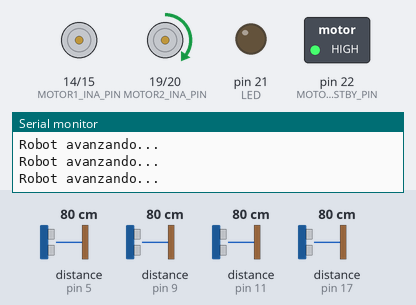
A sketch run on a simulated Arduino Mega 2560, built with avr-gcc and run on an emulated ATmega2560. Parts: motor-driver pin pairs drawn as motors (green arrow = first pin HIGH = forward, orange = second pin HIGH = backward, longer = more drive, scaled by the enable pin, stopped while the standby pin is LOW), switched loads named in the sketch (green lamp = pin HIGH), output pins drawn as LEDs (lit = HIGH), the last lines printed to the serial monitor. Wiring (inferred from the names in the program): 4 × ultrasonic range finder: trigger pin 4, echo pin 5 / trigger pin 8, echo pin 9 / trigger pin 10, echo pin 11 / trigger pin 12, echo pin 17. The test bench sets the inputs (shaded band); at power-on: distance to the obstacle (sensors on pin 9, pin 5, pin 11, pin 17) 80 cm. The echo pulse lasts 58.3 µs per cm; pins used as bus, display or sensor lines are not drawn.

Above: at 1.2 s.
1.3 s: distance to the obstacle (sensor on pin 9) set to 2 cm
At 1.84 s:
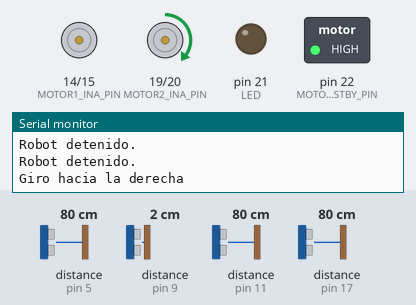
4.3 s: distance to the obstacle (sensor on pin 9) set to 11 cm
At 4.56 s:
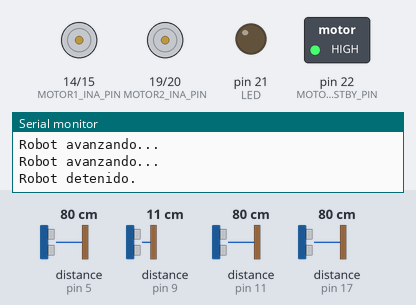
6.1 s: distance to the obstacle (sensor on pin 9) set to 14 cm
At 6.7 s:
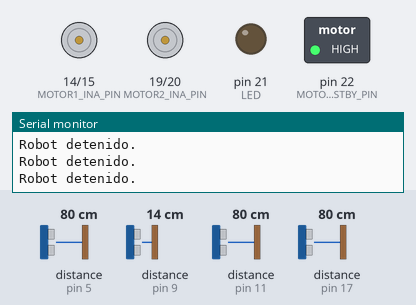
9.1 s: distance to the obstacle (sensor on pin 9) set to 4 cm
At 10.0 s:
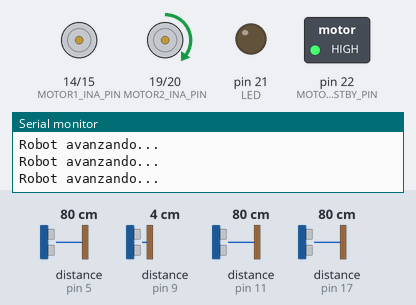
10.8 s: distance to the obstacle (sensor on pin 5) set to 250 cm
13.8 s: distance to the obstacle (sensor on pin 9) set to 18 cm
At 14.5 s:
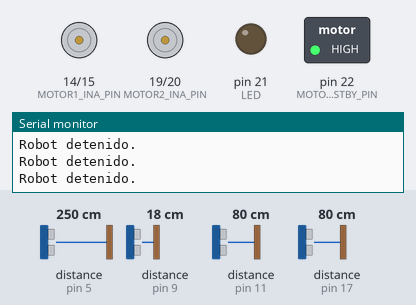
Timing chart, 0 to 16.5 s (numbered marks = the images above; inputs shaded):
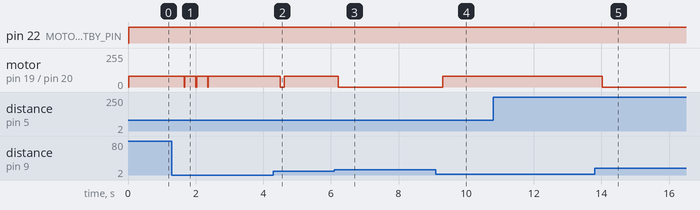

Measured:
- after the input at 1.3 s, motor on pin 19 (MOTOR2_INA_PIN) / pin 20 (MOTOR2_INB_PIN): alternates forward 80/255 for 0.33 s and stopped for 0.02 s, 6 changes in all, then stays forward 80/255, starting after 0.36 s
- after the input at 4.3 s, motor on pin 19 (MOTOR2_INA_PIN) / pin 20 (MOTOR2_INB_PIN): forward 80/255 → stopped after 0.21 s, → forward 80/255 0.11 s later
- after the input at 6.1 s, motor on pin 19 (MOTOR2_INA_PIN) / pin 20 (MOTOR2_INB_PIN): forward 80/255 → stopped after 0.11 s
- after the input at 9.1 s, motor on pin 19 (MOTOR2_INA_PIN) / pin 20 (MOTOR2_INB_PIN): stopped → forward 80/255 after 0.20 s
- after the input at 13.8 s, motor on pin 19 (MOTOR2_INA_PIN) / pin 20 (MOTOR2_INB_PIN): forward 80/255 → stopped after 0.23 s

The sketch:

_principal_program_08_22_24.ino.ino
```cpp
#include <Wire.h>
#include <Adafruit_MotorShield.h>
#include <Arduino.h>

// Definir constantes para el control PD
#define DESIRED_DISTANCE 12  // Distancia deseada en cm
#define KP 10  // Ganancia proporcional
#define KD 5   // Ganancia derivativa

// Definir los pines de conexión del TCS3200
#define S0 18
#define S1 2
#define S2 3
#define S3 6
#define OUT 7
#define LED 21

// Definir los pines de conexión de los sensores HC-SR04
#define TRIG1 8   // Sensor delantero
#define ECHO1 9
#define TRIG2 10  // Sensor izquierdo
#define ECHO2 11
#define TRIG3 12  // Sensor derecho
#define ECHO3 17
#define TRIG4 4   // Sensor trasero
#define ECHO4 5

// Pines para los motores
#define MOTOR1_INA_PIN 14
#define MOTOR1_INB_PIN 15
#define MOTOR1_PWM_PIN 16
#define MOTOR1_STBY_PIN 22

#define MOTOR2_INA_PIN 19
#define MOTOR2_INB_PIN 20
#define MOTOR2_PWM_PIN 13
#define MOTOR2_STBY_PIN 22

// Variables de velocidad y control de giros
#define SPEED 80  // Velocidad de avance
#define TURN_DURATION 330  // Duración del giro de 90 grados en milisegundos

// Variables globales para las distancias y color
int distanceFront, distanceRight, distanceLeft, distanceBack;
int redValue, greenValue, blueValue;
unsigned long startTime;
int turnCount = 0;
const int MAX_TURNS = 4;
int error;
int lastError;
int controlSignal;

// Función para leer el valor de color
int readColor(int s2, int s3) {
  digitalWrite(S2, s2);
  digitalWrite(S3, s3);
  delay(100); // Esperar a que el sensor se estabilice
  return pulseIn(OUT, LOW);
}

// Función para describir el país en base al color detectado
void describeCountry(String color) {
  if (color == "Rojo") {
    Serial.println("País: China - Descripción: China es el país más poblado del mundo y tiene una gran historia cultural y económica.");
  } else if (color == "Verde") {
    Serial.println("País: Brasil - Descripción: Brasil es el país más grande de Sudamérica, conocido por el Amazonas y el Carnaval.");
  } else if (color == "Azul") {
    Serial.println("País: Francia - Descripción: Francia es conocida por su arte, historia y como un centro de moda mundial.");
  } else if (color == "Cian") {
    Serial.println("País: Bahamas - Descripción: Bahamas es un país insular conocido por sus hermosas playas de arena blanca.");
  } else if (color == "Magenta") {
    Serial.println("País: India - Descripción: India es famosa por su rica cultura, tradiciones y la diversidad de su gente.");
  } else if (color == "Amarillo") {
    Serial.println("País: España - Descripción: España es conocida por su gastronomía, arquitectura histórica y el flamenco.");
  } else if (color == "Naranja") {
    Serial.println("País: Países Bajos - Descripción: Los Países Bajos son famosos por sus tulipanes, molinos de viento y canales.");
  } else if (color == "Violeta") {
    Serial.println("País: Japón - Descripción: Japón es conocido por su tecnología avanzada, cultura tradicional y anime.");
  } else {
    Serial.println("Color no identificado.");
  }
}

// Función para obtener la distancia usando el sensor ultrasonido
int getDistance(int trigPin, int echoPin) {
  digitalWrite(trigPin, LOW);
  delayMicroseconds(2);
  digitalWrite(trigPin, HIGH);
  delayMicroseconds(10);
  digitalWrite(trigPin, LOW);

  long duration = pulseIn(echoPin, HIGH);
  int distance = duration * 0.034 / 2;
  return distance;
}

// Función para calcular el control PD
int calculatePD(int distance) {
  error = DESIRED_DISTANCE - distance;
  controlSignal = KP * error + KD * (error - lastError);
  lastError = error;
  return controlSignal;
}

// Función para avanzar el robot
void moveForward() {
  digitalWrite(MOTOR1_STBY_PIN, HIGH); // Habilitar el motor
  analogWrite(MOTOR1_PWM_PIN, SPEED);  // Velocidad hacia adelante
  digitalWrite(MOTOR1_INA_PIN, HIGH);
  digitalWrite(MOTOR1_INB_PIN, LOW);

  digitalWrite(MOTOR2_STBY_PIN, HIGH); // Habilitar el motor
  analogWrite(MOTOR2_PWM_PIN, SPEED);
  digitalWrite(MOTOR2_INA_PIN, HIGH);
  digitalWrite(MOTOR2_INB_PIN, LOW);

  Serial.println("Robot avanzando...");
}

// Función para detener el robot
void stopRobot() {
  analogWrite(MOTOR1_PWM_PIN, 0);
  analogWrite(MOTOR2_PWM_PIN, 0);
  Serial.println("Robot detenido.");
}

// Función para girar el robot hacia la derecha
void turnRight() {
  digitalWrite(MOTOR1_STBY_PIN, HIGH); // Habilitar el motor
  analogWrite(MOTOR1_PWM_PIN, SPEED);  // Motor A avanza
  digitalWrite(MOTOR1_INA_PIN, LOW);
  digitalWrite(MOTOR1_INB_PIN, HIGH);

  digitalWrite(MOTOR2_STBY_PIN, HIGH); // Habilitar el motor
  analogWrite(MOTOR2_PWM_PIN, SPEED);  // Motor B avanza
  digitalWrite(MOTOR2_INA_PIN, HIGH);
  digitalWrite(MOTOR2_INB_PIN, LOW);

  delay(TURN_DURATION); // Ajustar para realizar un giro de 90 grados
  stopRobot();
}

// Función para girar el robot hacia la izquierda
void turnLeft() {
  digitalWrite(MOTOR1_STBY_PIN, HIGH); // Habilitar el motor
  analogWrite(MOTOR1_PWM_PIN, SPEED);  // Motor A avanza
  digitalWrite(MOTOR1_INA_PIN, HIGH);
  digitalWrite(MOTOR1_INB_PIN, LOW);

  digitalWrite(MOTOR2_STBY_PIN, HIGH); // Habilitar el motor
  analogWrite(MOTOR2_PWM_PIN, SPEED);  // Motor B avanza
  digitalWrite(MOTOR2_INA_PIN, LOW);
  digitalWrite(MOTOR2_INB_PIN, HIGH);

  delay(TURN_DURATION); // Ajustar para realizar un giro de 90 grados
  stopRobot();
}

void setup() {
  // Configuración de pines
  pinMode(TRIG1, OUTPUT);
  pinMode(ECHO1, INPUT);
  pinMode(TRIG2, OUTPUT);
  pinMode(ECHO2, INPUT);
  pinMode(TRIG3, OUTPUT);
  pinMode(ECHO3, INPUT);
  pinMode(TRIG4, OUTPUT);
  pinMode(ECHO4, INPUT);

  pinMode(S2, OUTPUT);
  pinMode(S3, OUTPUT);
  pinMode(OUT, INPUT);
  pinMode(LED, OUTPUT);

  pinMode(MOTOR1_INA_PIN, OUTPUT);
  pinMode(MOTOR1_INB_PIN, OUTPUT);
  pinMode(MOTOR1_PWM_PIN, OUTPUT);
  pinMode(MOTOR1_STBY_PIN, OUTPUT);

  pinMode(MOTOR2_INA_PIN, OUTPUT);
  pinMode(MOTOR2_INB_PIN, OUTPUT);
  pinMode(MOTOR2_PWM_PIN, OUTPUT);
  pinMode(MOTOR2_STBY_PIN, OUTPUT);

  Serial.begin(9600);
}

void loop() {
  // Obtener las distancias de los sensores
  distanceFront = getDistance(TRIG1, ECHO1);
  distanceRight = getDistance(TRIG3, ECHO3);
  distanceLeft = getDistance(TRIG2, ECHO2);
  distanceBack = getDistance(TRIG4, ECHO4);

  // Lógica para avanzar y girar
  if (distanceFront > 9) {
    moveForward();
  } else {
    stopRobot();
    int maxDistance = max(distanceRight, distanceLeft);

    if (maxDistance == distanceRight) {
      Serial.println("Giro hacia la derecha");
      turnRight();
      turnCount++;
    } else {
      Serial.println("Giro hacia la izquierda");
      turnLeft();
      turnCount++;
    }

    // Verificar si se ha realizado 4 giros
    if (turnCount >= MAX_TURNS) {
      // Regresar a la posición inicial
      while (distanceFront != DESIRED_DISTANCE || distanceBack != DESIRED_DISTANCE) {
        int controlSignal = calculatePD(distanceFront);
        if (controlSignal > 0) {
          moveForward();
        } else {
          stopRobot();
        }
        distanceFront = getDistance(TRIG1, ECHO1);
        distanceBack = getDistance(TRIG4, ECHO4);
        delay(100);
      }

      // Reiniciar el contador de giros
      turnCount = 0;
    }
  }
}
```
